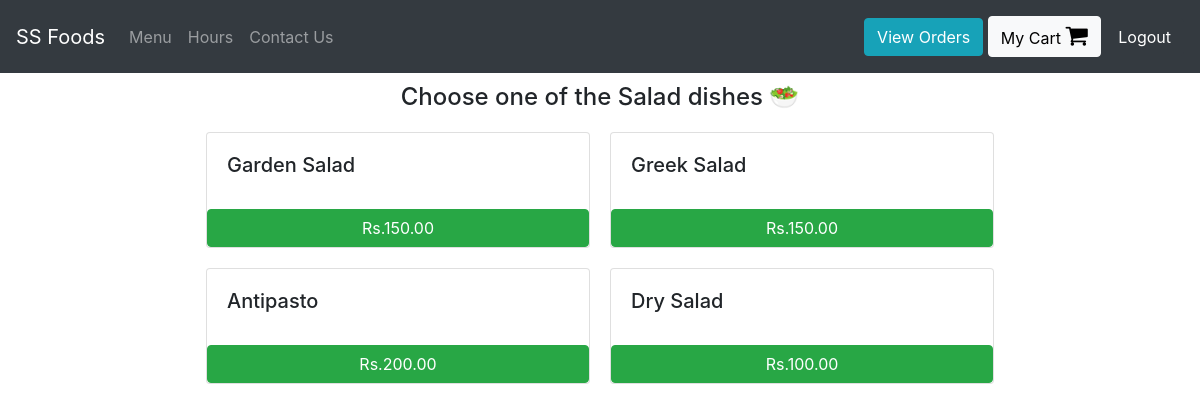
The page /Salad (signed in) on the database its author committed.
### orders/models.py (models this page shows, shortened)
class Salad(models.Model):
    dish_name = models.CharField(max_length=200)
    price = models.DecimalField(max_digits=6, decimal_places=2)

### orders/views.py (the view)
# urls.py: path("Salad", views.salad, name="salad"),
def salad(request):
    if request.user.is_authenticated:
        return render(request, "orders/salad.html", context = {"dishes":Salad.objects.all})
    else:
        return redirect("orders:login")

### orders/templates/orders/salad.html
{% extends 'orders/header.html' %}
{% block content %}
    <div class="container">
      <h4 style="margin:10px; text-align:center;"> Choose one of the Salad dishes &#x1f957 </h4>
      <div class="row justify-content-center">
        {% for dish in dishes %}
            <div class="card" id="regular_pizza_card" style="width: 24rem; margin:10px;">
              <div class="card-body">
                <h5 class="card-title" >{{dish.dish_name}}</h5>
              </div>
              <button class="btn btn-success" onclick="add_to_cart({item_description:'{{dish.dish_name}}' , price:{{dish.price}} })">Rs.{{dish.price}}</button>
            </div>
        {% endfor %}
      </div>
    </div>
{% endblock %}

### rows shown on the page
Salad: dish_name "Garden Salad", price "150.00"
Salad: dish_name "Greek Salad", price "150.00"
Salad: dish_name "Antipasto", price "200.00"
Salad: dish_name "Dry Salad", price "100.00"
